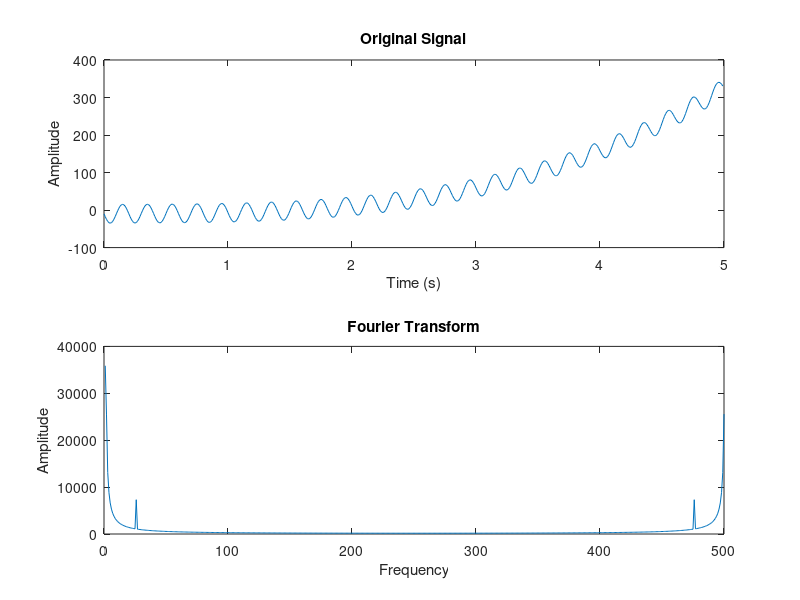
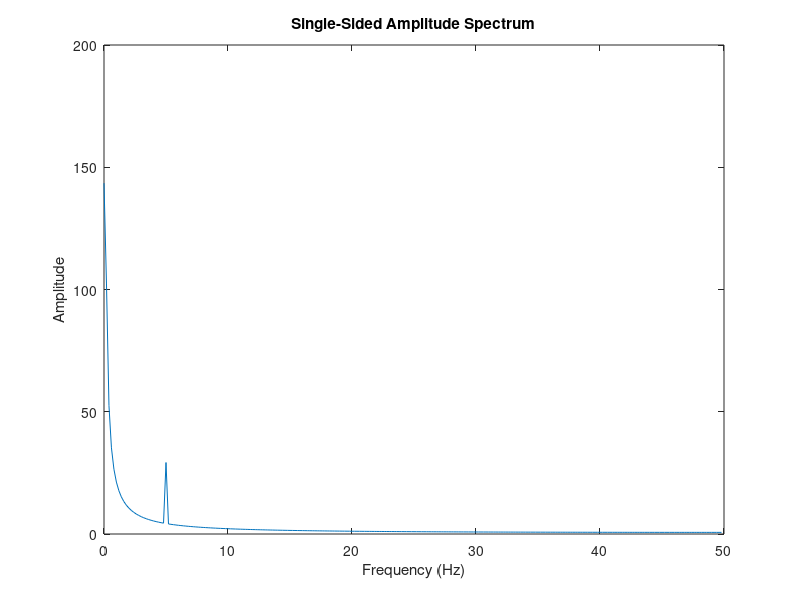

MATLAB code to generate these figures, in order:
Fs = 100;
T = 1/Fs;
L = 500;
Y = dlmread('f12.txt', ' ');
Y = Y(1:end-1);
t = (0:L-1)*T;

% Plot the signal
figure;
subplot(2,1,1);
plot(t, Y);
title('Original Signal');
xlabel('Time (s)');
ylabel('Amplitude');

% Compute and plot the Fourier Transform
Yf = fft(Y);
subplot(2,1,2);
plot(abs(Yf));
title('Fourier Transform');
xlabel('Frequency');
ylabel('Amplitude');

% Compute and plot the single-sided amplitude spectrum
Sp = abs(Yf)*2/L;
Sp = Sp(1:L/2);
tf = (0:L/2-1)*Fs/L;

figure;
plot(tf, Sp);
title('Single-Sided Amplitude Spectrum');
xlabel('Frequency (Hz)');
ylabel('Amplitude');

% Find local maxima in the spectrum
localMax = [];
for i = 2:length(Sp)-1
    if Sp(i-1) < Sp(i) && Sp(i) > Sp(i+1)
        localMax(end+1) = tf(i);
    end
end

disp('Local Maxima:');
disp(localMax);